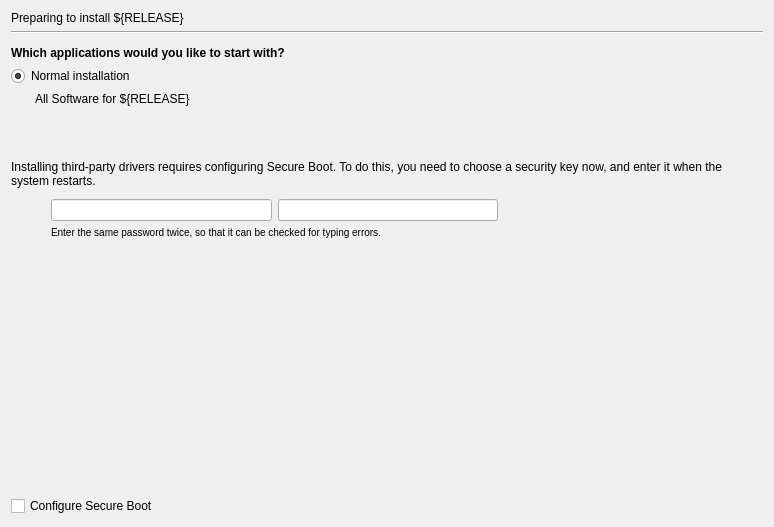
<?xml version="1.0" encoding="UTF-8"?>
<ui version="4.0">
 <class>Form</class>
 <widget class="QWidget" name="Form">
  <property name="geometry">
   <rect>
    <x>0</x>
    <y>0</y>
    <width>770</width>
    <height>527</height>
   </rect>
  </property>
  <property name="windowTitle">
   <string>Form</string>
  </property>
  <layout class="QVBoxLayout" name="verticalLayout">
   <item>
    <widget class="QLabel" name="prepare_heading_label">
     <property name="text">
      <string>Preparing to install ${RELEASE}</string>
     </property>
    </widget>
   </item>
   <item>
    <widget class="Line" name="line">
     <property name="orientation">
      <enum>Qt::Horizontal</enum>
     </property>
    </widget>
   </item>
   <item>
    <spacer name="verticalSpacer_5">
     <property name="orientation">
      <enum>Qt::Vertical</enum>
     </property>
     <property name="sizeType">
      <enum>QSizePolicy::Fixed</enum>
     </property>
     <property name="sizeHint" stdset="0">
      <size>
       <width>20</width>
       <height>6</height>
      </size>
     </property>
    </spacer>
   </item>
   <item>
    <widget class="QLabel" name="qt_minimum_install_header">
     <property name="font">
      <font>
       <weight>75</weight>
       <bold>true</bold>
      </font>
     </property>
     <property name="text">
      <string>Which applications would you like to start with?</string>
     </property>
     <property name="wordWrap">
      <bool>true</bool>
     </property>
    </widget>
   </item>
   <item>
    <widget class="QRadioButton" name="prepare_normal_install">
     <property name="text">
      <string>Normal installation</string>
     </property>
     <property name="checked">
      <bool>true</bool>
     </property>
    </widget>
   </item>
   <item>
    <widget class="QLabel" name="qt_label_normal_install">
     <property name="text">
      <string>All Software for ${RELEASE}</string>
     </property>
     <property name="indent">
      <number>24</number>
     </property>
    </widget>
   </item>
   <item>
    <spacer name="verticalSpacer_4">
     <property name="orientation">
      <enum>Qt::Vertical</enum>
     </property>
     <property name="sizeType">
      <enum>QSizePolicy::Fixed</enum>
     </property>
     <property name="sizeHint" stdset="0">
      <size>
       <width>20</width>
       <height>24</height>
      </size>
     </property>
    </spacer>
   </item>
   <item>
    <spacer name="verticalSpacer_3">
     <property name="orientation">
      <enum>Qt::Vertical</enum>
     </property>
     <property name="sizeType">
      <enum>QSizePolicy::Fixed</enum>
     </property>
     <property name="sizeHint" stdset="0">
      <size>
       <width>20</width>
       <height>24</height>
      </size>
     </property>
    </spacer>
   </item>
   <item>
    <widget class="QLabel" name="secureboot_label">
     <property name="text">
      <string>Installing third-party drivers requires configuring Secure Boot. To do this, you need to choose a security key now, and enter it when the system restarts.</string>
     </property>
     <property name="textFormat">
      <enum>Qt::AutoText</enum>
     </property>
     <property name="wordWrap">
      <bool>true</bool>
     </property>
    </widget>
   </item>
   <item>
    <layout class="QGridLayout" name="_20">
     <property name="leftMargin">
      <number>0</number>
     </property>
     <property name="topMargin">
      <number>0</number>
     </property>
     <property name="rightMargin">
      <number>0</number>
     </property>
     <property name="bottomMargin">
      <number>0</number>
     </property>
     <property name="verticalSpacing">
      <number>0</number>
     </property>
     <item row="4" column="0">
      <spacer name="horizontalSpacer">
       <property name="orientation">
        <enum>Qt::Horizontal</enum>
       </property>
       <property name="sizeType">
        <enum>QSizePolicy::Fixed</enum>
       </property>
       <property name="sizeHint" stdset="0">
        <size>
         <width>40</width>
         <height>20</height>
        </size>
       </property>
      </spacer>
     </item>
     <item row="4" column="4">
      <spacer name="spc20">
       <property name="orientation">
        <enum>Qt::Horizontal</enum>
       </property>
       <property name="sizeHint" stdset="0">
        <size>
         <width>0</width>
         <height>20</height>
        </size>
       </property>
      </spacer>
     </item>
     <item row="4" column="3">
      <widget class="QLabel" name="badPassword">
       <property name="sizePolicy">
        <sizepolicy hsizetype="Fixed" vsizetype="Fixed">
         <horstretch>0</horstretch>
         <verstretch>0</verstretch>
        </sizepolicy>
       </property>
       <property name="minimumSize">
        <size>
         <width>32</width>
         <height>32</height>
        </size>
       </property>
       <property name="maximumSize">
        <size>
         <width>32</width>
         <height>32</height>
        </size>
       </property>
       <property name="scaledContents">
        <bool>true</bool>
       </property>
      </widget>
     </item>
     <item row="4" column="2">
      <widget class="QLineEdit" name="verified_password">
       <property name="sizePolicy">
        <sizepolicy hsizetype="Expanding" vsizetype="Fixed">
         <horstretch>0</horstretch>
         <verstretch>0</verstretch>
        </sizepolicy>
       </property>
       <property name="minimumSize">
        <size>
         <width>200</width>
         <height>0</height>
        </size>
       </property>
       <property name="echoMode">
        <enum>QLineEdit::Password</enum>
       </property>
      </widget>
     </item>
     <item row="4" column="1">
      <widget class="QLineEdit" name="password">
       <property name="sizePolicy">
        <sizepolicy hsizetype="Expanding" vsizetype="Fixed">
         <horstretch>0</horstretch>
         <verstretch>0</verstretch>
        </sizepolicy>
       </property>
       <property name="minimumSize">
        <size>
         <width>200</width>
         <height>0</height>
        </size>
       </property>
       <property name="echoMode">
        <enum>QLineEdit::Password</enum>
       </property>
      </widget>
     </item>
     <item row="5" column="1" colspan="4">
      <widget class="QLabel" name="password_extra_label">
       <property name="styleSheet">
        <string>font-weight: normal</string>
       </property>
       <property name="text">
        <string>&lt;small&gt;Enter the same password twice, so that it can be checked for typing errors.&lt;/small&gt;</string>
       </property>
       <property name="wordWrap">
        <bool>true</bool>
       </property>
      </widget>
     </item>
    </layout>
   </item>
   <item>
    <widget class="QWidget" name="progress_container" native="true">
     <property name="enabled">
      <bool>true</bool>
     </property>
     <property name="sizePolicy">
      <sizepolicy hsizetype="Expanding" vsizetype="Expanding">
       <horstretch>0</horstretch>
       <verstretch>0</verstretch>
      </sizepolicy>
     </property>
    </widget>
   </item>
   <item>
    <spacer name="verticalSpacer">
     <property name="orientation">
      <enum>Qt::Vertical</enum>
     </property>
     <property name="sizeHint" stdset="0">
      <size>
       <width>752</width>
       <height>376</height>
      </size>
     </property>
    </spacer>
   </item>
   <item>
    <widget class="QCheckBox" name="disable_secureboot">
     <property name="text">
      <string>Configure Secure Boot</string>
     </property>
    </widget>
   </item>
  </layout>
 </widget>
 <resources/>
 <connections/>
</ui>
